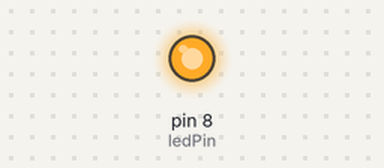
A sketch run on a simulated Arduino Uno, built with avr-gcc and run on an emulated ATmega328P. Shown: output pins drawn as LEDs (lit = HIGH).

Above: at 1.5 s.
At 3.5 s:
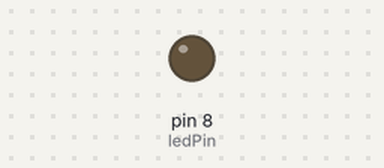
Timing chart, 0 to 5.2 s (numbered marks = the images above):
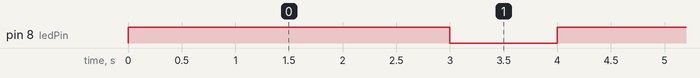

Measured:
- by itself, pin 8 (ledPin): alternates HIGH for 3.0 s and LOW for 1.0 s

The sketch:

sketch.ino
```cpp
const int ledPin = 8;

void setup() {
  // Set LED pin as output
  pinMode(ledPin, OUTPUT);
}

void loop() {
  // Turn LED ON for 3 seconds
  digitalWrite(ledPin, HIGH);
  delay(3000);

  // Turn LED OFF for 1 second
  digitalWrite(ledPin, LOW);
  delay(1000);
}
```
